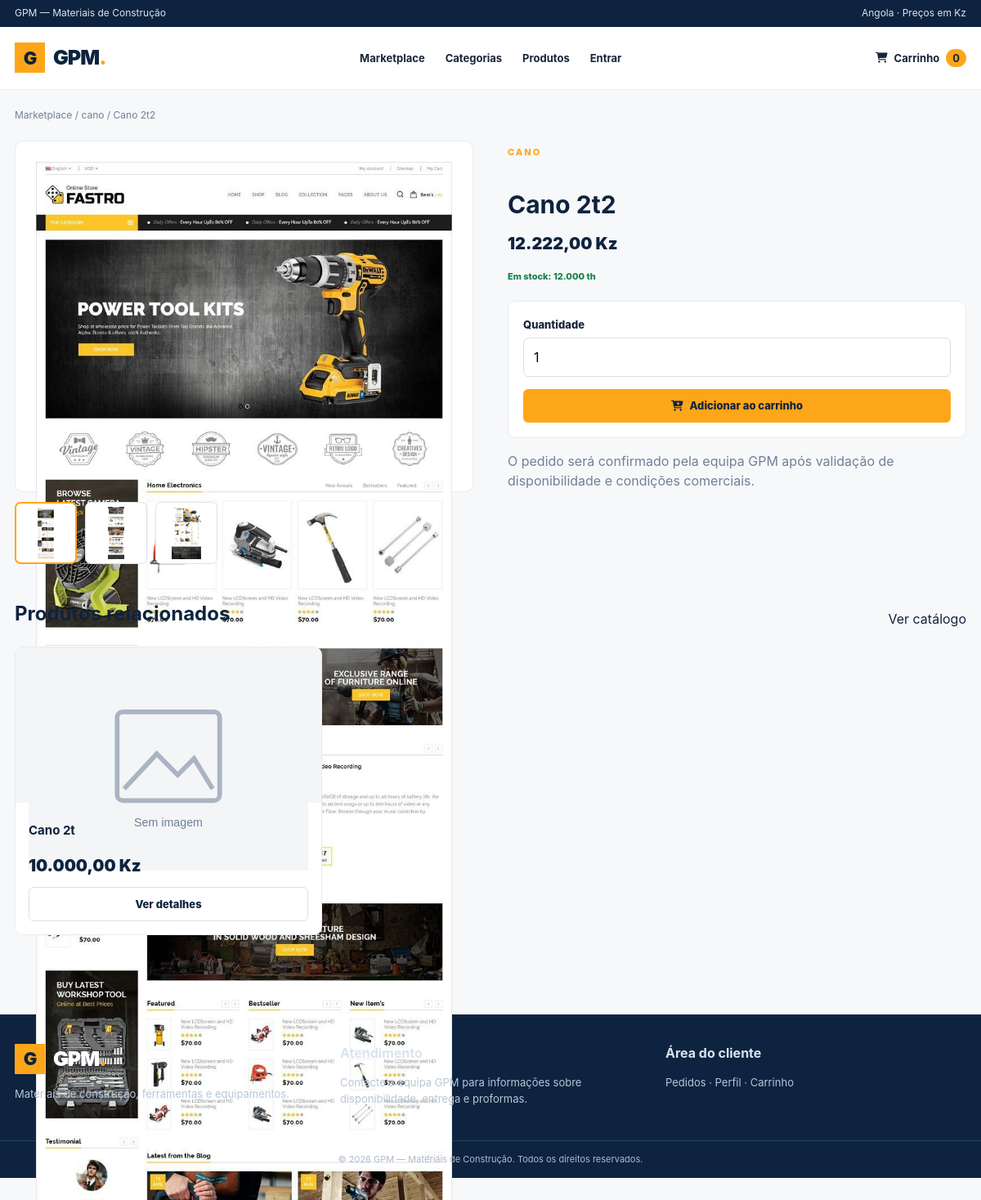
Page /gpm2/gpm/cliente/produto.php?id=4 on the committed database.
### tables this page shows
CREATE TABLE `products` (
  `id` bigint(20) UNSIGNED NOT NULL,
  `category_id` bigint(20) UNSIGNED DEFAULT NULL,
  `name` varchar(200) NOT NULL,
  `slug` varchar(220) NOT NULL,
  `sku` varchar(80) DEFAULT NULL,
  `description` longtext DEFAULT NULL,
  `price` decimal(15,2) NOT NULL DEFAULT 0.00,
  `cost_price` decimal(15,2) DEFAULT NULL,
  `stock_quantity` decimal(15,3) NOT NULL DEFAULT 0.000,
  `min_stock` decimal(15,3) NOT NULL DEFAULT 0.000,
  `unit` varchar(40) NOT NULL DEFAULT 'unidade',
  `main_image` varchar(255) DEFAULT NULL,
  `active` tinyint(1) NOT NULL DEFAULT 1,
  `featured` tinyint(1) NOT NULL DEFAULT 0,
  `created_at` timestamp NOT NULL DEFAULT current_timestamp(),
  `updated_at` timestamp NOT NULL DEFAULT current_timestamp() ON UPDATE current_timestamp()
);

CREATE TABLE `categories` (
  `id` bigint(20) UNSIGNED NOT NULL,
  `name` varchar(120) NOT NULL,
  `slug` varchar(150) NOT NULL,
  `description` text DEFAULT NULL,
  `image` varchar(255) DEFAULT NULL,
  `active` tinyint(1) NOT NULL DEFAULT 1,
  `created_at` timestamp NOT NULL DEFAULT current_timestamp(),
  `updated_at` timestamp NOT NULL DEFAULT current_timestamp() ON UPDATE current_timestamp()
);

### gpm2/gpm/cliente/includes/funcoes-cliente.php (called while the page is built, shortened)
<?php
function cliente_produto(PDO $pdo, int $id): ?array {
    $stmt = $pdo->prepare("SELECT p.*, c.name AS category_name FROM products p LEFT JOIN categories c ON c.id=p.category_id WHERE p.id=? AND p.active=1 LIMIT 1");
    $stmt->execute([$id]);
    $row = $stmt->fetch();
    return $row ?: null;
}
function cliente_imagens(PDO $pdo, array $produto): array {
    $imgs = [];
    if (gpm_table_exists($pdo, 'product_images')) {
        $cols = gpm_columns($pdo, 'product_images');
        $fk = in_array('product_id', $cols, true) ? 'product_id' : null;
        $path = in_array('image_path', $cols, true) ? 'image_path' : (in_array('image', $cols, true) ? 'image' : null);
        if ($fk && $path) {
            $order = in_array('sort_order', $cols, true) ? 'sort_order' : (in_array('ordem', $cols, true) ? 'ordem' : 'id');
            $stmt = $pdo->prepare("SELECT `{$path}` AS image_path FROM product_images WHERE `{$fk}`=? ORDER BY `{$order}` ASC");
            $stmt->execute([(int)$produto['id']]);
            $imgs = array_column($stmt->fetchAll(), 'image_path');
        }
    } elseif (gpm_table_exists($pdo, 'produto_imagens')) {
        $stmt = $pdo->prepare("SELECT imagem AS image_path FROM produto_imagens WHERE produto_id=? ORDER BY principal DESC, ordem ASC, id ASC");
        $stmt->execute([(int)$produto['id']]);
        $imgs = array_column($stmt->fetchAll(), 'image_path');
    }
    if (!empty($produto['main_image'])) array_unshift($imgs, $produto['main_image']);
    $imgs = array_values(array_unique(array_filter($imgs)));
    return $imgs;
}

### gpm2/gpm/app/bootstrap.php (called while the page is built, shortened)
<?php
if (!function_exists('e')) {
    function e($value): string {
        return htmlspecialchars((string)$value, ENT_QUOTES | ENT_SUBSTITUTE, 'UTF-8');
    }
}
if (!function_exists('money')) {
    function money($value): string {
        return number_format((float)$value, 2, ',', '.') . ' Kz';
    }
}
if (!function_exists('gpm_table_exists')) {
    function gpm_table_exists(PDO $pdo, string $table): bool {
        $stmt = $pdo->prepare('SELECT COUNT(*) FROM information_schema.tables WHERE table_schema = DATABASE() AND table_name = ?');
        $stmt->execute([$table]);
        return (int)$stmt->fetchColumn() > 0;
    }
}
if (!function_exists('gpm_columns')) {
    function gpm_columns(PDO $pdo, string $table): array {
        $stmt = $pdo->query("SHOW COLUMNS FROM `{$table}`");
        return array_column($stmt->fetchAll(), 'Field');
    }
}
if (!function_exists('gpm_product_image')) {
    function gpm_product_image(?string $path): string {
        $path = trim((string)$path);
        if ($path === '') return '../assets/img/sem-imagem.svg';
        $path = str_replace('\\', '/', $path);
        return '../' . ltrim($path, '/');
    }
}

### gpm2/gpm/cliente/produto.php (the view, shortened to what this page needs)
<?php
require_once __DIR__.'/includes/iniciar.php';
require_once __DIR__.'/includes/funcoes-cliente.php';
$id=filter_input(INPUT_GET,'id',FILTER_VALIDATE_INT);
$produto=$id?cliente_produto($pdo,(int)$id):null;
$imagens=cliente_imagens($pdo,$produto);
$rel=$pdo->prepare("SELECT id,name,price,stock_quantity,main_image FROM products WHERE active=1 AND category_id=? AND id<>? ORDER BY id DESC LIMIT 4");
$rel->execute([(int)$produto['category_id'],(int)$produto['id']]);$relacionados=$rel->fetchAll();
require __DIR__.'/includes/header-marketplace.php';
?>
<div class="container"><div class="breadcrumbs"><a href="index.php">Marketplace</a> / <?=e($produto['category_name']??'Produto')?> / <?=e($produto['name'])?></div><?=cliente_flash_html()?>
<section class="product-detail">
<div><div class="gallery-main"><img id="imagem-principal" src="<?=e(gpm_product_image($imagens[0]??''))?>" alt="<?=e($produto['name'])?>"></div><div class="gallery-thumbs"><?php foreach($imagens as $i=>$img): ?><button type="button" data-gallery-image="<?=e(gpm_product_image($img))?>" class="<?=$i===0?'active':''?>" aria-label="Ver imagem <?=($i+1)?>"><img src="<?=e(gpm_product_image($img))?>" alt=""></button><?php endforeach; ?></div></div>
<div><span class="eyebrow"><?=e($produto['category_name']??'GPM')?></span><h1 class="page-title"><?=e($produto['name'])?></h1><div class="price"><?=money($produto['price'])?></div><p class="muted"><?=nl2br(e($produto['description']??'Sem descrição adicional.'))?></p><p class="stock <?=((float)$produto['stock_quantity']<=0?'out':'')?>"><?=((float)$produto['stock_quantity']>0?'Em stock: '.e($produto['stock_quantity']).' '.e($produto['unit']??'unidade'):'Produto sem stock disponível')?></p><div class="panel" style="padding:18px;margin-top:20px"><form method="post" action="carrinho.php"><input type="hidden" name="acao" value="adicionar"><?=csrf_field()?><input type="hidden" name="produto_id" value="<?=(int)$produto['id']?>"><div class="field"><label for="quantidade">Quantidade</label><input id="quantidade" type="number" class="qty" name="quantidade" min="1" max="<?=max(1,(int)$produto['stock_quantity'])?>" value="1" required></div><button class="btn-primary full" type="submit" <?=((float)$produto['stock_quantity']<=0?'disabled':'')?>><i class="fa-solid fa-cart-plus"></i> Adicionar ao carrinho</button></form></div><p class="muted">O pedido será confirmado pela equipa GPM após validação de disponibilidade e condições comerciais.</p></div>
</section>
<?php if($relacionados): ?><section class="section"><div class="section-heading"><h2>Produtos relacionados</h2><a class="text-link" href="index.php">Ver catálogo</a></div><div class="product-grid"><?php foreach($relacionados as $r): ?><article class="product-card"><a class="product-image" href="produto.php?id=<?=(int)$r['id']?>"><img src="<?=e(gpm_product_image($r['main_image']??''))?>" alt="<?=e($r['name'])?>"></a><div class="product-info"><h3><?=e($r['name'])?></h3><div class="price"><?=money($r['price'])?></div><a class="btn-outline" href="produto.php?id=<?=(int)$r['id']?>">Ver detalhes</a></div></article><?php endforeach; ?></div></section><?php endif; ?></div>
<?php require __DIR__.'/includes/footer-marketplace.php'; ?>

### gpm2/gpm/assets/css/cliente.css (style rules this page uses)
* { box-sizing:border-box }
html { scroll-behavior:smooth }
body { margin:0;background:#f7f8fa;color:#17263b;font-family:Inter,Arial,sans-serif;line-height:1.55 }
a { color:inherit;text-decoration:none }
button,input,select,textarea { font:inherit }
.container { width:min(1180px,calc(100% - 36px));margin:auto }
.eyebrow { color:#fea619;font-size:11px;text-transform:uppercase;letter-spacing:2px;font-weight:800 }
.search-form button,.btn-primary { background:#fea619;color:#0d233f;border:0;border-radius:6px;padding:12px 18px;font-weight:800;cursor:pointer }
.section { padding:42px 0 }
.section-heading { display:flex;justify-content:space-between;align-items:end;gap:15px;margin-bottom:22px }
.section-heading h2 { margin:0;font-size:24px;color:#0d233f }
.muted { color:#718096 }
.sidebar,.panel,.product-card,.form-panel,.order-card { background:#fff;border:1px solid #e7ebf0;border-radius:10px }
.product-grid { display:grid;grid-template-columns:repeat(3,minmax(0,1fr));gap:18px }
.product-card { overflow:hidden;display:flex;flex-direction:column;transition:.2s }
.product-image { height:190px;background:#f3f5f7;display:grid;place-items:center;padding:16px }
.product-image img { max-width:100%;max-height:100%;object-fit:contain }
.product-info { padding:16px;display:flex;flex-direction:column;flex:1 }
.product-info h3 { font-size:15px;margin:6px 0;color:#0d233f }
.price { font-size:20px;font-weight:900;color:#0d233f;margin:10px 0 }
.stock { font-size:11px;font-weight:800;color:#16804b }
.btn,.btn-outline,.btn-primary { display:inline-flex;justify-content:center;align-items:center;gap:8px;border-radius:6px;padding:10px 14px;font-size:13px;font-weight:800;cursor:pointer;border:0 }
.btn-outline { border:1px solid #d8dee7;background:#fff;color:#0d233f }
.full { width:100% }
.field { margin-bottom:15px }
.field label { display:block;font-size:13px;font-weight:800;margin-bottom:6px }
.field input,.field select,.field textarea { width:100%;padding:11px 12px;border:1px solid #d7dee7;border-radius:6px;background:#fff;outline:none }
.page-title { margin:30px 0 8px;font-size:30px;color:#0d233f }
.breadcrumbs { font-size:12px;color:#718096;margin:22px 0 }
.product-detail { display:grid;grid-template-columns:1fr 1fr;gap:42px;align-items:start }
.gallery-main { height:430px;background:#fff;border:1px solid #e7ebf0;border-radius:10px;display:grid;place-items:center;padding:25px }
.gallery-thumbs { display:flex;gap:10px;flex-wrap:wrap;margin-top:12px }
.gallery-thumbs button { width:76px;height:76px;border:1px solid #dce2e9;background:#fff;border-radius:7px;padding:5px;cursor:pointer }
.gallery-thumbs button.active { border:2px solid #fea619 }
.gallery-thumbs img { width:100%;height:100%;object-fit:contain }
.qty { width:75px;padding:8px;border:1px solid #d7dee7;border-radius:5px }

### rows in the picture
products: category.name "cano", name "Cano 2t2", category.name "CANO", price "12.222,00 Kz", stock_quantity "12.000", unit "th"
products: name "Cano 2t", price "10.000,00 Kz"

### other values in the picture
gpm_cart_count() "0"
